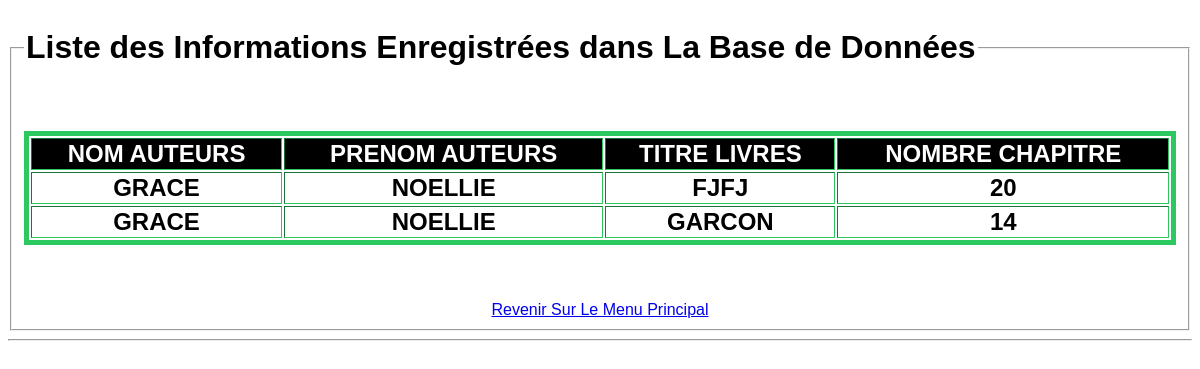
Screenshot of /Livres.php?IDAUTEUR=2 with the database file from the repository.
### tables this page shows
CREATE TABLE IF NOT EXISTS `rediger` (
  `IDAUTEUR` int(11) NOT NULL,
  `IDLIVRE` int(11) NOT NULL,
  `NBRECHAPITRE` int(11) DEFAULT NULL,
  PRIMARY KEY (`IDAUTEUR`,`IDLIVRE`),
  KEY `FK_REDIGER2` (`IDLIVRE`)
);

CREATE TABLE IF NOT EXISTS `auteur` (
  `IDAUTEUR` int(11) NOT NULL AUTO_INCREMENT,
  `NOMAUTEUR` varchar(50) DEFAULT NULL,
  `PRENOMAUTEUR` varchar(50) DEFAULT NULL,
  `DATENAISSANCEAUTEUR` date DEFAULT NULL,
  PRIMARY KEY (`IDAUTEUR`)
);

CREATE TABLE IF NOT EXISTS `livre` (
  `IDLIVRE` int(11) NOT NULL AUTO_INCREMENT,
  `TITRELIVRE` varchar(20) DEFAULT NULL,
  `ANNEELIVRE` int(11) DEFAULT NULL,
  `CATEGORIELIVRE` varchar(20) DEFAULT NULL,
  `NBREPAGELIVRE` int(11) DEFAULT NULL,
  PRIMARY KEY (`IDLIVRE`)
);

### Livres.php (the view, shortened to what this page needs)
<?php
	$id=$_GET['IDAUTEUR'];
	require_once('connexion.php');
		$resultat = $con->query("SELECT A.NOMAUTEUR, A.PRENOMAUTEUR, L.TITRELIVRE, R.NBRECHAPITRE
									FROM auteur A, livre L, rediger R
									WHERE A.IDAUTEUR = R.IDAUTEUR
									AND R.IDLIVRE = L.IDLIVRE
									AND A.IDAUTEUR=$id");
?>
<!DOCTYPE HTML>
<html>
	<head>
	<link rel="stylesheet" type="text/css" href="monstyle.css">
	</head>
	<body><div><div><div>
				<fieldset><legend><div><H1>Liste des Informations Enregistrées dans La Base de Données</H1></div></legend><br>
					<center><H2><table border=2 cellspacing=2>
						<thead><tr>
								<th>NOM AUTEURS</th>
								<th>PRENOM AUTEURS</th>
								<th>TITRE LIVRES</th>
								<th>NOMBRE CHAPITRE</th>
							</tr></thead>
						<tbody>
							<?php while($VBLETABLE=$resultat->fetch()){?>
								<tr>
									<td align="center"><?php echo $VBLETABLE['NOMAUTEUR'] ?></td>
									<td align="center"><?php echo $VBLETABLE['PRENOMAUTEUR'] ?></td>
									<td align="center"><?php echo $VBLETABLE['TITRELIVRE'] ?></td>
									<td align="center"><?php echo $VBLETABLE['NBRECHAPITRE'] ?></td>
									<?php } ?>
						</tbody></table></H2><br><br><a href="index.php">Revenir Sur Le Menu Principal</a>
					</center></fieldset><hr></div></div></div>
	</body>
</html>

### Monstyle.css (style rules this page uses)
table { border:solid 5px rgb(43, 201, 95) ; width: 100%; }
html { font-family: 'Franklin Gothic Medium', 'Arial Narrow', Arial, sans-serif; font-weight: inherit 150px; }
th { background-color: black; color: white; }

### rows the page displays
rediger: IDAUTEUR.NOMAUTEUR "GRACE", IDAUTEUR.PRENOMAUTEUR "NOELLIE", IDLIVRE.TITRELIVRE "FJFJ", NBRECHAPITRE "20"
rediger: IDAUTEUR.NOMAUTEUR "GRACE", IDAUTEUR.PRENOMAUTEUR "NOELLIE", IDLIVRE.TITRELIVRE "GARCON", NBRECHAPITRE "14"
